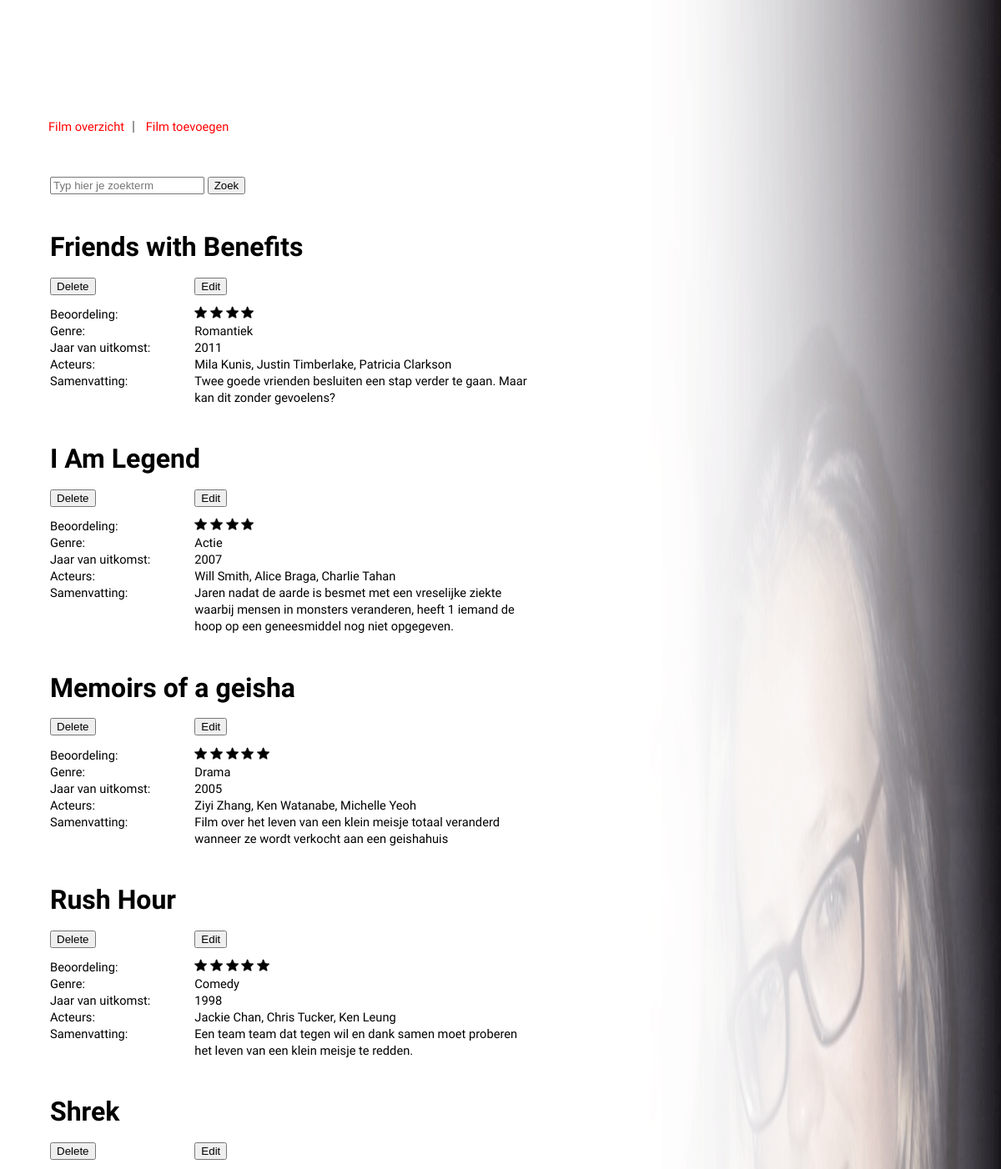
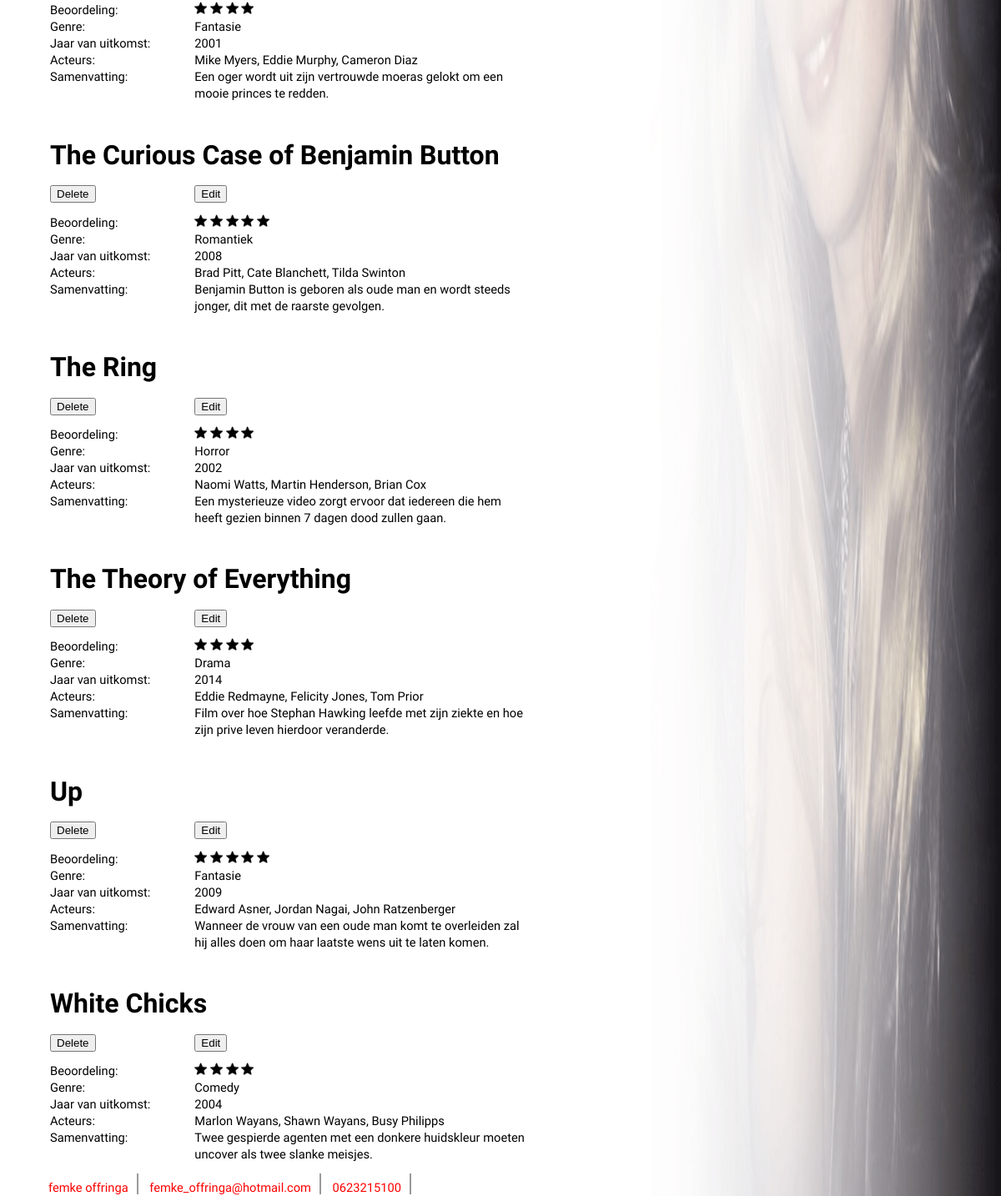
The page / on the database its author committed (2 pictures, top to bottom).
### tables this page shows
CREATE TABLE IF NOT EXISTS `movies` (
  `id` int(4) NOT NULL COMMENT 'AUTO_INCREMENT',
  `title` varchar(100) NOT NULL,
  `actors` varchar(300) NOT NULL,
  `year` int(4) NOT NULL,
  `abstract` text NOT NULL,
  `rating` int(1) NOT NULL,
  `genre` varchar(50) NOT NULL
);

### index.php (the view, shortened to what this page needs)
<!DOCTYPE html>
<html lang-"nl">
<head>
	<link rel="stylesheet" href="assets/css/reset.css">
	<link rel="stylesheet" href="assets/css/style.css">
	<nav>
			<ul>
				<li><a href="index.php">Film overzicht</a></li>
				<li><a href="film_beheer.php">Film toevoegen</a></li>
			</ul>
		</nav>
</head>
<body>
	<div class="search">
	    <form  method="get" action="overview.php" id="searchMovie">
		<input  type="search" name="s" placeholder="Typ hier je zoekterm">
		<input  type="submit" name="submit" value="Zoek">
		</form>
	</div>
<?php
			$link = connect_db();
			if(isset($_GET['s']) && $_GET['s'] !=""){
				$s = mysqli_real_escape_string($link,$_GET['s']);
				$query ="SELECT * FROM movies WHERE title LIKE '%${s}%' OR actors LIKE '%${s}%' OR year LIKE '%${s}%' OR summary LIKE '%${s}%' OR rating LIKE '%${s}%' OR genre LIKE '%${s}%'";
			}else{
 		$query = "SELECT * FROM movies ORDER BY title";
 	}
 	$result = mysqli_query($link,$query);
 	if(mysqli_num_rows($result)){
 		while($entry = mysqli_fetch_assoc($result)){
 ?>
 	<article class="entry" id="entry-<?php echo $entry['id']?>">
		<table>
			<tr><td><form action="process.php" method="post" class="delete">
				<button type="delete" value="delete" title="Verwijder <?php echo $entry['title']?>">Delete</button>
			</form></td>
			<td><form action="edit.php" method="post" class="edit">
				<button class="small" type="submit" title="Bewerk <?php echo $entry['title']?>">Edit</button>
			</form></td></tr>
		<h2><?php echo $entry["title"] ?></h2>
			<tr>
				<td><p>Beoordeling:</p></td>
				<td><?php for($i=1;$i<=$entry['rating'];$i++){?>
					<img src= "assets/gfx/star.gif" height="15" width="15">
				<?php } ?></td>
			</tr>
			<tr>
				<p><td>Genre:</td>
				<td><?php echo $entry["genre"];?></td>
			</tr>
			<tr>
				<td>Jaar van uitkomst:</td>
				<td><?php echo $entry["year"]."<br />";?></td>
			</tr>
			<tr>
				<td>Acteurs:</td>
				<td><?php echo $entry["actors"]."<br />";?></td>
			</tr>
			<tr>
				<td>Samenvatting:</td>
				<td><?php echo $entry["abstract"]."<br />";?></td>
			</tr></p>
		</table>
	</article>
				<?php 	}  ?>
				<?php	} 	?>
<footer>
		<ul>
 			 <li>femke offringa</li>
 			 <li><a href="mailto:femke_offringa@hotmail.com">femke_offringa@hotmail.com</a></li>
 			 <li>0623215100</li>
 		 </ul>
	</footer>
</body>
</html>

### assets/css/style.css (style rules this page uses)
body { background: url(../gfx/background.gif) no-repeat; background-size: 100% 100%; background-attachment:fixed; font-family: 'Nixie One', cursive, sans-serif; font-size: 11pt; position: absolute; background-color: 40,40,0,0.8; top:5%; left:5%; width:50%; height:50%; font-size: 11pt; line-height: 20px; }
a:link { color: red; text-decoration: none; }
nav { font-size:11pt; margin-left: -50px; margin-bottom: 50px; top:-20px; margin-left: -12px; }
td:first-child { width: 130pt; padding-right: 0pt; }
td { padding-right: 20pt; }
nav li { display:inline-block; border-right:solid 2px #999; padding:0px 10px 0px 10px; line-height:1; }
nav li:last-child { border-right:none; }
nav a { color:red; text-decoration: none; }
h2 { font-size:24pt; margin-top: 40pt; font-weight: bold; }
p { padding-top: 10pt; }
img { align-left; }
footer { color: red; margin-left: -12px; margin-top: 10pt; }
footer li { display:inline-block; border-right:solid 2px #999; padding:10px 10px 0px 10px; line-height:1; }

### rows shown on the page
movies: title "Friends with Benefits", rating 4 (drawn), genre "Romantiek", year "2011", actors "Mila Kunis, Justin Timberlake, Patricia Clarkson", abstract "Twee goede vrienden besluiten een stap verder te gaan. Maar kan dit zonder gevoelens?"
movies: title "I Am Legend", rating 4 (drawn), genre "Actie", year "2007", actors "Will Smith, Alice Braga, Charlie Tahan", abstract "Jaren nadat de aarde is besmet met een vreselijke ziekte waarbij mensen in monsters veranderen, heeft 1 iemand de hoop op een geneesmiddel nog niet opgegeven."
movies: title "Memoirs of a geisha", rating 5 (drawn), genre "Drama", year "2005", actors "Ziyi Zhang, Ken Watanabe, Michelle Yeoh", abstract "Film over het leven van een klein meisje totaal veranderd wanneer ze wordt verkocht aan een geishahuis"
movies: title "Rush Hour", rating 5 (drawn), genre "Comedy", year "1998", actors "Jackie Chan, Chris Tucker, Ken Leung", abstract "Een team team dat tegen wil en dank samen moet proberen het leven van een klein meisje te redden."
movies: title "Shrek", rating 4 (drawn), genre "Fantasie", year "2001", actors "Mike Myers, Eddie Murphy, Cameron Diaz", abstract "Een oger wordt uit zijn vertrouwde moeras gelokt om een mooie princes te redden."
movies: title "The Curious Case of Benjamin Button", rating 5 (drawn), genre "Romantiek", year "2008", actors "Brad Pitt, Cate Blanchett, Tilda Swinton", abstract "Benjamin Button is geboren als oude man en wordt steeds jonger, dit met de raarste gevolgen."
movies: title "The Ring", rating 4 (drawn), genre "Horror", year "2002", actors "Naomi Watts, Martin Henderson, Brian Cox", abstract "Een mysterieuze video zorgt ervoor dat iedereen die hem heeft gezien binnen 7 dagen dood zullen gaan."
movies: title "The Theory of Everything", rating 4 (drawn), genre "Drama", year "2014", actors "Eddie Redmayne, Felicity Jones, Tom Prior", abstract "Film over hoe Stephan Hawking leefde met zijn ziekte en hoe zijn prive leven hierdoor veranderde."
movies: title "Up", rating 5 (drawn), genre "Fantasie", year "2009", actors "Edward Asner, Jordan Nagai, John Ratzenberger", abstract "Wanneer de vrouw van een oude man komt te overleiden zal hij alles doen om haar laatste wens uit te laten komen."
movies: title "White Chicks", rating 4 (drawn), genre "Comedy", year "2004", actors "Marlon Wayans, Shawn Wayans, Busy Philipps", abstract "Twee gespierde agenten met een donkere huidskleur moeten uncover als twee slanke meisjes."
